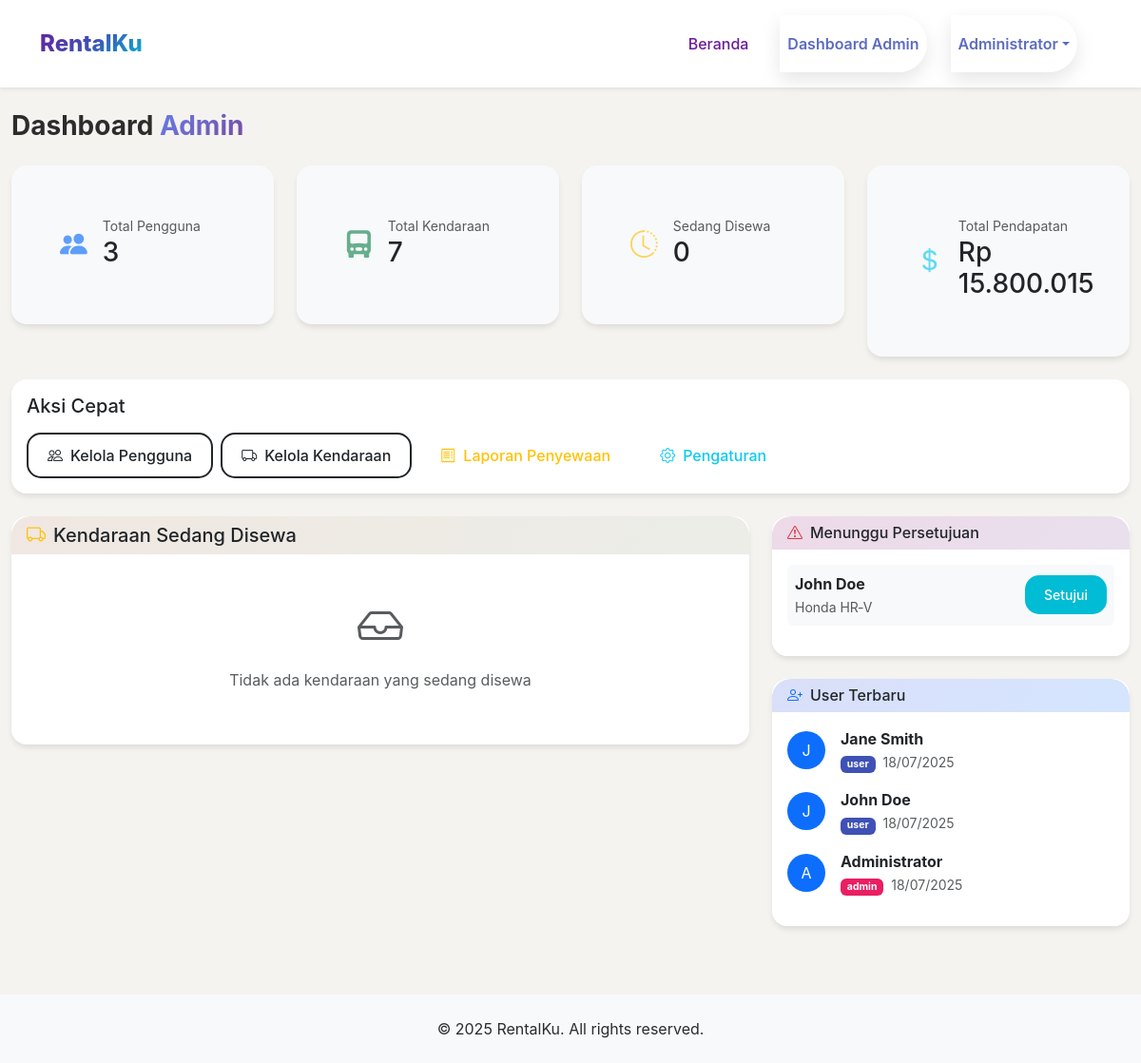
Page /admin/dashboard.php (signed in) on the committed database.
### tables this page shows
CREATE TABLE `rentals` (
  `id` int(10) UNSIGNED NOT NULL,
  `user_id` int(10) UNSIGNED NOT NULL,
  `vehicle_id` int(10) UNSIGNED NOT NULL,
  `rent_date` date NOT NULL,
  `return_date` date NOT NULL,
  `total_price` int(10) UNSIGNED NOT NULL,
  `status` enum('Dipesan','Ongoing','Selesai','Dibatalkan') DEFAULT 'Dipesan',
  `created_at` timestamp NOT NULL DEFAULT current_timestamp()
);

CREATE TABLE `users` (
  `id` int(10) UNSIGNED NOT NULL,
  `username` varchar(50) NOT NULL,
  `password` varchar(50) NOT NULL,
  `full_name` varchar(100) NOT NULL,
  `email` varchar(100) DEFAULT NULL,
  `phone` varchar(20) DEFAULT NULL,
  `role_id` int(10) UNSIGNED NOT NULL,
  `created_at` timestamp NOT NULL DEFAULT current_timestamp()
);

CREATE TABLE `vehicles` (
  `id` int(10) UNSIGNED NOT NULL,
  `brand` varchar(100) NOT NULL,
  `model` varchar(100) NOT NULL,
  `plat_nomor` varchar(20) NOT NULL,
  `type_id` int(10) UNSIGNED NOT NULL,
  `price_per_day` int(10) UNSIGNED NOT NULL,
  `seats` tinyint(4) NOT NULL DEFAULT 1,
  `transmission` enum('Manual','Automatic') DEFAULT 'Manual',
  `fuel` enum('Bensin','Diesel','Listrik') DEFAULT 'Bensin',
  `image` varchar(255) DEFAULT NULL,
  `status` enum('Tersedia','Disewa','Servis') DEFAULT 'Tersedia',
  `created_at` timestamp NOT NULL DEFAULT current_timestamp(),
  `updated_at` timestamp NULL DEFAULT NULL ON UPDATE current_timestamp()
);

CREATE TABLE `roles` (
  `id` int(10) UNSIGNED NOT NULL,
  `role_name` varchar(50) NOT NULL
);

### includes/functions.php (called while the page is built, shortened)
<?php
function h(?string $str): string
{
    static $cache = [];
    $key = md5($str);
    if (!isset($cache[$key])) {
        $cache[$key] = htmlspecialchars($str, ENT_QUOTES, 'UTF-8');
    }
    return $cache[$key];
}
function rupiah(int|float $n): string
{
    static $cache = [];
    $key = (string)$n;
    if (!isset($cache[$key])) {
        $cache[$key] = 'Rp ' . number_format($n, 0, ',', '.');
    }
    return $cache[$key];
}

### admin/dashboard.php (the view, shortened to what this page needs)
<?php
require_once __DIR__.'/../includes/db.php';
require_once __DIR__.'/../includes/functions.php';
$statsQuery = $pdo->query("
    SELECT
        (SELECT COUNT(*) FROM users) as total_users,
        (SELECT COUNT(*) FROM vehicles) as total_vehicles,
        (SELECT COUNT(*) FROM rentals) as total_rentals,
        (SELECT COUNT(*) FROM rentals WHERE status = 'Ongoing') as ongoing_rentals,
        (SELECT COUNT(*) FROM rentals WHERE status = 'Dipesan') as pending_rentals,
        (SELECT COALESCE(SUM(total_price), 0) FROM rentals WHERE status = 'Selesai') as total_revenue
");
$stats = $statsQuery->fetch();
$totalUsers = $stats['total_users'];
$totalVehicles = $stats['total_vehicles'];
$ongoingRentals = $stats['ongoing_rentals'];
$totalRevenue = $stats['total_revenue'];
$rentedVehicles = $pdo->query("
    SELECT v.*, vt.type_name, u.full_name, u.username, r.rent_date, r.return_date, r.id as rental_id
    FROM vehicles v
    JOIN vehicle_types vt ON vt.id = v.type_id
    JOIN rentals r ON r.vehicle_id = v.id
    JOIN users u ON u.id = r.user_id
    WHERE r.status = 'Ongoing'
    ORDER BY r.rent_date DESC
")->fetchAll();
$pendingRentalsData = $pdo->query("
    SELECT r.*, u.full_name, u.username, u.phone, v.brand, v.model, vt.type_name
    FROM rentals r
    JOIN users u ON u.id = r.user_id
    JOIN vehicles v ON v.id = r.vehicle_id
    JOIN vehicle_types vt ON vt.id = v.type_id
    WHERE r.status = 'Dipesan'
    ORDER BY r.created_at DESC
    LIMIT 5
")->fetchAll();
$recentUsers = $pdo->query("
    SELECT u.*, r.role_name
    FROM users u
    JOIN roles r ON r.id = u.role_id
    ORDER BY u.created_at DESC
    LIMIT 5
")->fetchAll();
include_once __DIR__.'/../includes/header.php';
?>
<div class="container-fluid py-4">
  <h1 class="h3 fw-bold mb-4">Dashboard <span class="text-gradient">Admin</span></h1>
  <div class="row g-4 mb-4">
    <div class="col-md-3">
      <div class="card stat-card shadow-sm border-start border-4 border-primary">
        <div class="card-body d-flex align-items-center">
          <i class="bi bi-people-fill icon-lg text-primary me-3"></i>
          <div><small class="text-muted">Total Pengguna</small><h3><?=$totalUsers;?></h3></div>
        </div>
      </div>
    </div>
    <div class="col-md-3">
      <div class="card stat-card shadow-sm border-start border-4 border-success">
        <div class="card-body d-flex align-items-center">
          <i class="bi bi-truck-front-fill icon-lg text-success me-3"></i>
          <div><small class="text-muted">Total Kendaraan</small><h3><?=$totalVehicles;?></h3></div>
        </div>
      </div>
    </div>
    <div class="col-md-3">
      <div class="card stat-card shadow-sm border-start border-4 border-warning">
        <div class="card-body d-flex align-items-center">
          <i class="bi bi-clock-history icon-lg text-warning me-3"></i>
          <div><small class="text-muted">Sedang Disewa</small><h3><?=$ongoingRentals;?></h3></div>
        </div>
      </div>
    </div>
    <div class="col-md-3">
      <div class="card stat-card shadow-sm border-start border-4 border-info">
        <div class="card-body d-flex align-items-center">
          <i class="bi bi-currency-dollar icon-lg text-info me-3"></i>
          <div><small class="text-muted">Total Pendapatan</small><h3><?=rupiah($totalRevenue);?></h3></div>
        </div>
      </div>
    </div>
  </div>
  <div class="row g-4 mb-4">
    <div class="col-12">
      <div class="card shadow-sm">
        <div class="card-body">
          <h5 class="card-title mb-3">Aksi Cepat</h5>
          <div class="d-flex gap-2 flex-wrap">
            <a href="users/index.php" class="btn btn-outline-primary"><i class="bi bi-people me-2"></i>Kelola Pengguna</a>
            <a href="vehicles/index.php" class="btn btn-outline-success"><i class="bi bi-truck me-2"></i>Kelola Kendaraan</a>
            <a href="rentals/index.php" class="btn btn-outline-warning"><i class="bi bi-receipt me-2"></i>Laporan Penyewaan</a>
            <a href="settings/index.php" class="btn btn-outline-info"><i class="bi bi-gear me-2"></i>Pengaturan</a>
          </div>
        </div>
      </div>
    </div>
  </div>
  <div class="row g-4">
    <div class="col-md-8">
      <div class="card shadow-sm">
        <div class="card-header bg-warning bg-opacity-10">
          <h5 class="card-title mb-0"><i class="bi bi-truck text-warning me-2"></i>Kendaraan Sedang Disewa</h5>
        </div>
        <div class="card-body">
          <?php if(empty($rentedVehicles)): ?>
            <div class="text-center py-4">
              <i class="bi bi-inbox text-muted" style="font-size: 3rem;"></i>
              <p class="text-muted mt-2">Tidak ada kendaraan yang sedang disewa</p>
            </div>
          <?php endif; ?>
        </div>
      </div>
    </div>
    <div class="col-md-4">
      <div class="card shadow-sm mb-4">
        <div class="card-header bg-danger bg-opacity-10">
          <h6 class="card-title mb-0"><i class="bi bi-exclamation-triangle text-danger me-2"></i>Menunggu Persetujuan</h6>
        </div>
        <div class="card-body">
          <?php if(empty($pendingRentalsData)): ?>
            <div class="text-center py-3">
              <i class="bi bi-check-circle text-success" style="font-size: 2rem;"></i>
              <p class="text-muted mt-2 mb-0">Semua rental telah diproses</p>
            </div>
          <?php else: ?>
            <?php foreach($pendingRentalsData as $pr): ?>
            <div class="d-flex align-items-center mb-3 p-2 bg-light rounded">
              <div class="flex-grow-1">
                <div class="fw-bold"><?=h($pr['full_name'])?></div>
                <small class="text-muted"><?=h($pr['brand'].' '.$pr['model'])?></small>
              </div>
              <div class="text-end">
                <button class="btn btn-sm btn-success" onclick="approveRental(<?=$pr['id']?>)">Setujui</button>
              </div>
            </div>
            <?php endforeach; ?>
          <?php endif; ?>
        </div>
      </div>
      <div class="card shadow-sm">
        <div class="card-header bg-primary bg-opacity-10">
          <h6 class="card-title mb-0"><i class="bi bi-person-plus text-primary me-2"></i>User Terbaru</h6>
        </div>
        <div class="card-body">
          <?php foreach($recentUsers as $ru): ?>
          <div class="d-flex align-items-center mb-3">
            <div class="avatar bg-primary text-white rounded-circle d-flex align-items-center justify-content-center me-3" style="width: 40px; height: 40px;">
              <?=strtoupper(substr($ru['full_name'], 0, 1))?>
            </div>
            <div class="flex-grow-1">
              <div class="fw-bold"><?=h($ru['full_name'])?></div>
              <small class="text-muted">
                <span class="badge bg-<?=$ru['role_name']=='admin'?'danger':'primary'?> me-1"><?=h($ru['role_name'])?></span>
                <?=date('d/m/Y', strtotime($ru['created_at']))?>
              </small>
            </div>
          </div>
          <?php endforeach; ?>
        </div>
      </div>
    </div>
  </div>
</div>
<?php include_once __DIR__.'/../includes/footer.php'; ?>

### assets/css/style.css (style rules this page uses)
:root { --elegant-cream: #f5f3ef; --elegant-navy: #1f2937; --elegant-sand: #c6a477; --elegant-olive: #748067; --elegant-charcoal: #2c2c2c; --elegant-muted: #7a7a7a; --pure-white: #ffffff; --soft-gray: #f8f9fa; --warm-sand: #b08b59; --muted-red: #a85a52; --medium-gray: #6c757d; --dark-text: #2c2c2c; --light-text: #7a7a7a; --border-color: #e0e0e0; --gradient-main: linear-gradient( 135deg, var(--vibrant-purple) 0%, var(--vibrant-blue) 50%, var(--vibrant-cyan) 100% ); --gradient-reverse: linear-gradient( 135deg, var(--vibrant-cyan) 0%, var(--vibrant-blue) 50%, var(--vibrant-purple) 100% ); --gradient-soft: linear-gradient( 135deg, rgba(106, 27, 154, 0.1) 0%, rgba(63, 81, 181, 0.1) 50%, rgba(0, 188, 212, 0.1) 100% ); --gradient-card: linear-gradient( 145deg, rgba(255, 255, 255, 0.9) 0%, rgba(248, 249, 250, 0.8) 100% ); --shadow-premium: 0 25px 70px -15px rgba(106, 27, 154, 0.3); --shadow-float: 0 35px 80px -15px rgba(106, 27, 154, 0.4); --shadow-card: 0 15px 35px rgba(106, 27, 154, 0.1); --shadow-button: 0 10px 25px rgba(106, 27, 154, 0.2); --glass-bg: rgba(255, 255, 255, 0.15); --glass-border: rgba(255, 255, 255, 0.2); --glass-backdrop: blur(25px); }
body { font-family: "Poppins", "Inter", -apple-system, BlinkMacSystemFont, sans-serif !important; background-color: var(--elegant-cream) !important; color: var(--elegant-charcoal) !important; font-weight: 400; }
.text-gradient { background: var(--gradient-main); background-clip: text; -webkit-background-clip: text; color: transparent; -webkit-text-fill-color: transparent; font-weight: 800; background-size: 200% 200%; animation: gradientShift 3s ease infinite; }
.stat-card { border-radius: 18px; transition: transform 0.25s, box-shadow 0.25s; }
.stat-card .icon-lg { font-size: 1.8rem; opacity: 0.65; margin-right: 0.5rem; }
::placeholder { color: #999; font-style: italic; }
.card { border: none; border-radius: 20px; box-shadow: 0 8px 30px rgba(107, 70, 193, 0.1); transition: all 0.3s cubic-bezier(0.4, 0, 0.2, 1); backdrop-filter: blur(10px); background: rgba(255, 255, 255, 0.95); }
.card-header { background: linear-gradient( 135deg, rgba(107, 70, 193, 0.1), rgba(59, 130, 246, 0.1) ); border: none; border-radius: 20px 20px 0 0 !important; font-weight: 600; }
.btn { border-radius: 15px; font-weight: 500; padding: 10px 20px; transition: all 0.3s cubic-bezier(0.4, 0, 0.2, 1); border: 2px solid transparent; }
.btn-outline-primary { border-color: var(--primary-purple); color: var(--primary-purple); }
.btn-outline-success { border-color: var(--secondary-blue); color: var(--secondary-blue); }
.stat-card { background: var(--gradient-card); backdrop-filter: blur(20px); border: 1px solid rgba(255, 255, 255, 0.2); border-radius: 25px; padding: 30px; position: relative; overflow: hidden; transition: all 0.4s cubic-bezier(0.25, 0.46, 0.45, 0.94); box-shadow: var(--shadow-card); }
.stat-card::before { content: ""; position: absolute; top: -2px; left: -2px; right: -2px; bottom: -2px; background: var(--gradient-main); border-radius: 27px; z-index: -1; opacity: 0; transition: opacity 0.3s; }
.light-theme { --bg-primary: #ffffff; --bg-secondary: #f8f9fa; --text-primary: #1f2937; --text-secondary: #6b7280; --border-color: #e5e7eb; }

### includes/header.php (style rules this page uses)
body { font-family: 'Inter', -apple-system, sans-serif; }
.text-gradient { background: linear-gradient(135deg, #6a1b9a, #1976d2); -webkit-background-clip: text; color: transparent; }
.text-gradient { background: linear-gradient(135deg, #667eea 0%, #764ba2 100%) !important; -webkit-background-clip: text !important; background-clip: text !important; -webkit-text-fill-color: transparent !important; font-weight: 700 !important; }
.card { border-radius: 16px !important; box-shadow: 0 4px 6px -1px rgb(0 0 0 / 0.1) !important; transition: all 0.3s ease !important; border: none !important; }

### rows in the picture
rentals: user.full_name "John Doe", vehicle.model "Honda HR‑V"
users: full_name "J", full_name "Jane Smith", role.role_name "user", created_at "18/07/2025"
users: full_name "J", full_name "John Doe", role.role_name "user", created_at "18/07/2025"
users: full_name "A", full_name "Administrator", role.role_name "admin", created_at "18/07/2025"

### other values in the picture
$_SESSION['user']['name'] "Administrator"
$totalUsers "3"
$totalVehicles "7"
$ongoingRentals "0"
rupiah($totalRevenue) "Rp 15.800.015"
